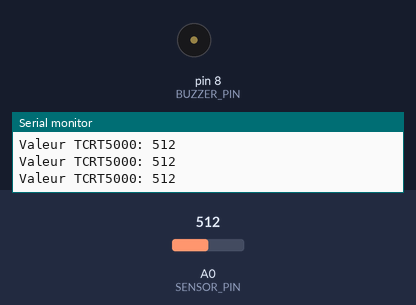
A sketch run on a simulated Arduino Uno, built with avr-gcc and run on an emulated ATmega328P. Parts: buzzer (waves = sounding, pin HIGH), the last lines printed to the serial monitor. The inputs (shaded band) are chosen by the test bench; at power-on: A0 (SENSOR_PIN) = 512.

Above: at 1.2 s.
1.3 s: A0 (SENSOR_PIN) set to 491
At 2.1 s:
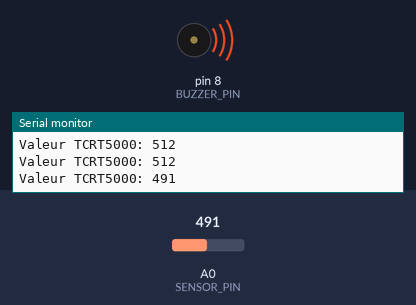
3.8 s: A0 (SENSOR_PIN) set to 510
At 4.6 s:
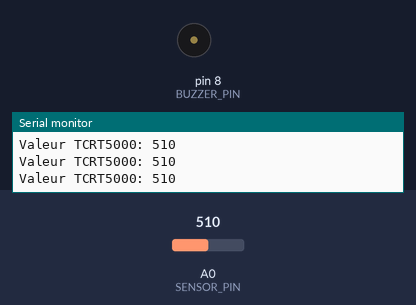
Timing chart, 0 to 6.8 s (numbered marks = the images above; inputs shaded):
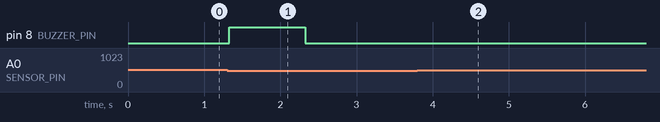

The sketch:

ArduinoForQT.ino
```cpp
#define SENSOR_PIN A0  // Broche du capteur TCRT5000
#define BUZZER_PIN 8   // Broche du buzzer
#define THRESHOLD 500  // Ajuster selon les tests (valeur basse = objet détecté)

void setup() {
  pinMode(BUZZER_PIN, OUTPUT);
  Serial.begin(9600);
}

void loop() {
  int sensorValue = analogRead(SENSOR_PIN);

  // Debug: afficher la valeur du capteur
  Serial.print("Valeur TCRT5000: ");
  Serial.println(sensorValue);

  if (sensorValue < THRESHOLD) { // Objet détecté (valeur basse pour TCRT5000)
    digitalWrite(BUZZER_PIN, HIGH); // Activer le buzzer
    delay(1000);                    // Buzzer 1 seconde
    digitalWrite(BUZZER_PIN, LOW);
    Serial.println("ALERTE_INTRUSION");
    delay(2000); // Pause pour éviter les répétitions rapides
  }
}
```

Measured:
- the behaviour switches between 500 and 499 on A0 (SENSOR_PIN) (found by bisection; images 0 and 1)
- after the input at 1.3 s, pin 8 (BUZZER_PIN): LOW → HIGH at once, → LOW 1.0 s later
- after the input at 3.8 s, pin 8 (BUZZER_PIN): stops changing and stays LOW
